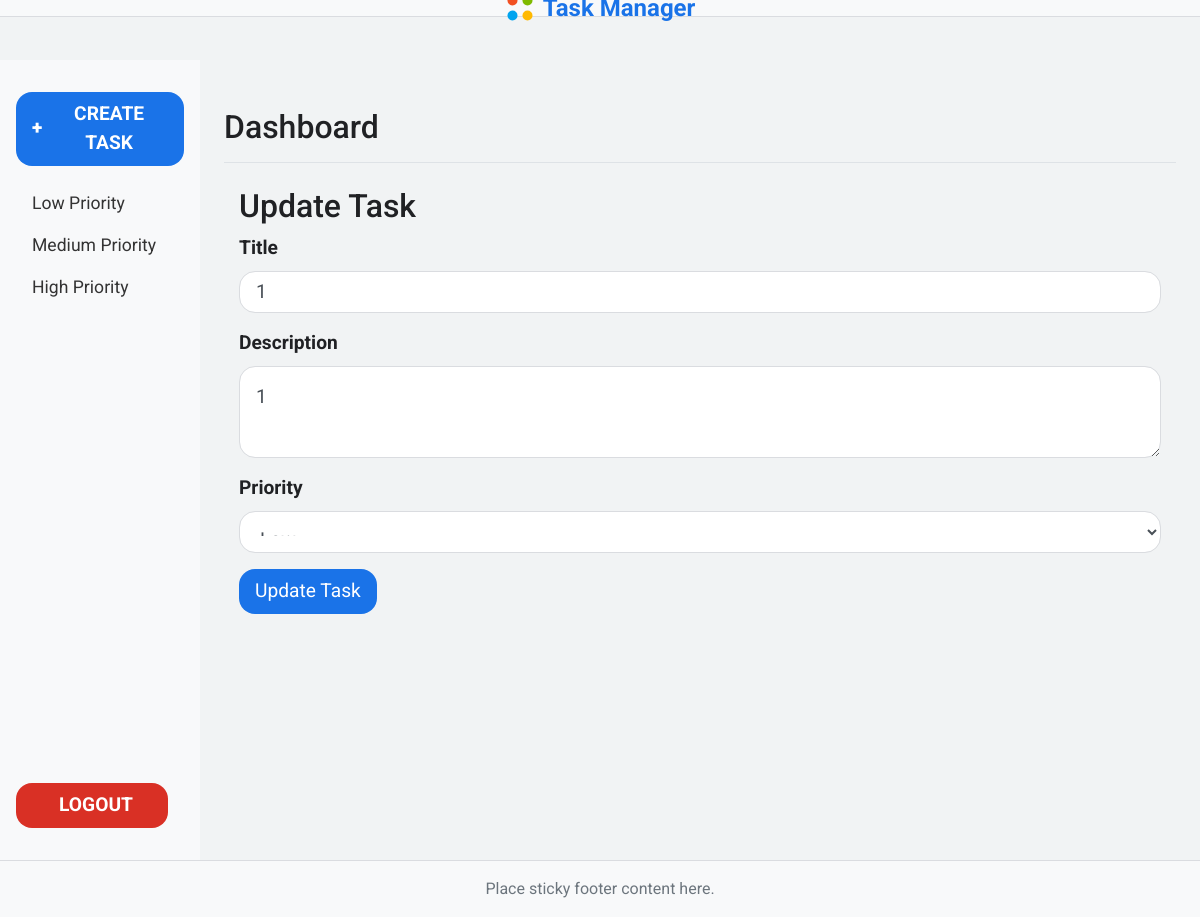
Screenshot of /update_task/1 (signed in) with the database file from the repository.
### models/task.py (models this page shows)
class Task(db.Model):
    id = db.Column(db.Integer, primary_key=True)
    title = db.Column(db.String(100), nullable=False)
    description = db.Column(db.Text, nullable=True)
    priority = db.Column(db.String(50), nullable=False, default='Normal')
    user_id = db.Column(db.Integer, db.ForeignKey('user.id'), nullable=False)

### routes/task_routes.py (the view)
@task_routes.route('/update_task/<int:task_id>', methods=['GET', 'POST'])
@login_required
def update_task(task_id):
    task = Task.query.get_or_404(task_id)
    if task.owner != current_user:
        return redirect(url_for('task.tasks'))
    form = TaskForm()
    if form.validate_on_submit():
        task.title = form.title.data
        task.description = form.description.data
        task.priority = form.priority.data
        db.session.commit()
        flash('Task updated!', 'success')
        return redirect(url_for('task.tasks'))
    elif request.method == 'GET':
        form.title.data = task.title
        form.description.data = task.description
        form.priority.data = task.priority
    return render_template('update_task.html', form=form)

### forms/task_forms.py
class TaskForm(FlaskForm):
    title = StringField('Title', validators=[DataRequired()])
    description = TextAreaField('Description')
    priority = SelectField('Priority', choices=[('Low', 'Low'), ('Normal', 'Normal'), ('High', 'High')], validators=[DataRequired()])
    submit = SubmitField('Create Task')

### app.py (called while the page is built)
@login_manager.user_loader
def load_user(user_id):
    return User.query.get(int(user_id))

### templates/update_task.html (shortened to what this page needs)
{% extends "base.html" %} {% block content %}
<div class="container mt-4">
  <h2>Update Task</h2>
  <form method="POST">
    <div class="form-group">
      {{ form.title.label(class="form-label") }} {{
      form.title(class="form-control") }}
    </div>
    <div class="form-group">
      {{ form.description.label(class="form-label") }} {{
      form.description(class="form-control") }}
    </div>
    <div class="form-group">
      {{ form.priority.label(class="form-label") }} {{
      form.priority(class="form-control") }}
    </div>
    <button type="submit" class="btn btn-primary">Update Task</button>
  </form>
</div>
{% endblock %}

### static/CSS/base.css (style rules this page uses)
body { background-color: #f1f3f4; font-family: "Roboto", sans-serif; color: #202124; margin: 0; padding: 0; display: flex; flex-direction: column; min-height: 100vh; }

### static/CSS/main_content.css (style rules this page uses)
.form-label { font-size: 1.2rem; font-weight: bold; }
.form-control { font-size: 1.2rem; padding: 1rem; border-radius: 1rem; border: 1px solid #dadce0; }
.btn { font-size: 1.2rem; padding: 0.5rem 1rem; border-radius: 1rem; transition: background-color 0.3s ease; }
.btn-primary { background-color: #1a73e8; border: none; }

### rows the page displays
Task: title "1", description "1", priority "Low"
